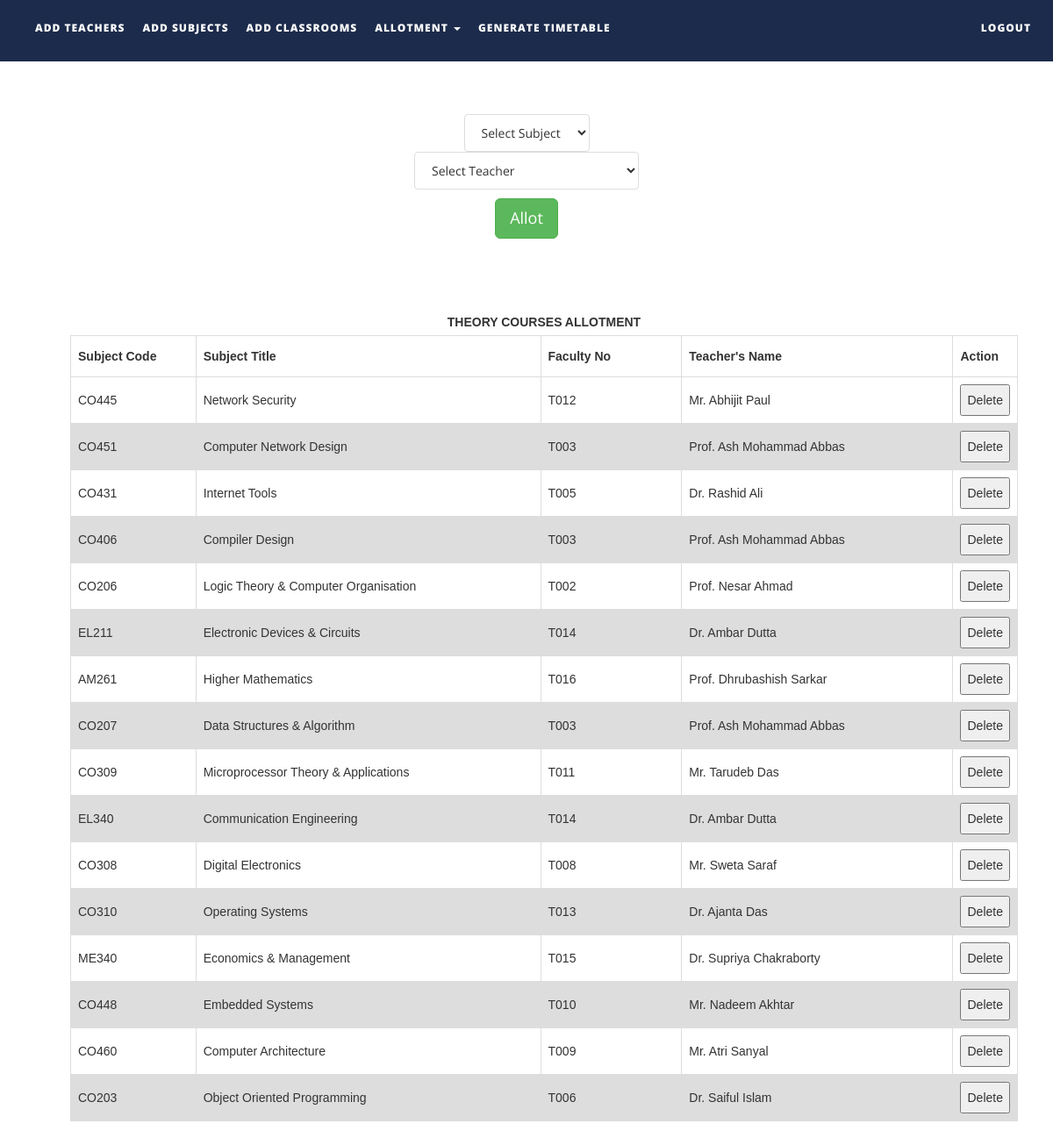
/files/allotsubjects.php, run on the app's committed database.
### tables this page shows
CREATE TABLE `subjects` (
  `subject_code` varchar(10) NOT NULL,
  `subject_name` varchar(50) NOT NULL,
  `course_type` varchar(15) NOT NULL,
  `semester` int(1) NOT NULL,
  `department` varchar(50) NOT NULL,
  `isAlloted` int(1) NOT NULL,
  `allotedto` text NOT NULL,
  `allotedto2` text NOT NULL,
  `allotedto3` text NOT NULL
);

CREATE TABLE `teachers` (
  `faculty_number` varchar(10) NOT NULL,
  `name` text NOT NULL,
  `alias` varchar(10) NOT NULL,
  `designation` varchar(30) NOT NULL,
  `contact_number` varchar(15) NOT NULL,
  `emailid` varchar(50) NOT NULL
);

### files/allotsubjects.php (the view, shortened to what this page needs)
<!DOCTYPE html>
<html xmlns="http://www.w3.org/1999/xhtml">
<head>
    <link href="assets/css/bootstrap.css" rel="stylesheet"/>
    <link href="assets/css/font-awesome.min.css" rel="stylesheet"/>
    <link href="assets/css/flexslider.css" rel="stylesheet"/>
    <link href="assets/css/style.css" rel="stylesheet"/>
</head>
<body>
<div class="navbar navbar-inverse navbar-fixed-top " id="menu">
    <div class="container">
        <div class="navbar-collapse collapse move-me">
            <ul class="nav navbar-nav navbar-left">
                <li><a href="addteachers.php">ADD TEACHERS</a></li>
                <li><a href="addsubjects.php">ADD SUBJECTS</a></li>
                <li><a href="addclassrooms.php">ADD CLASSROOMS</a></li>
                <li class="dropdown"><a class="dropdown-toggle" data-toggle="dropdown" aria-expanded="false">ALLOTMENT
                        <span class="caret"></span></a>
                </li>
                <li><a href="generatetimetable.php">GENERATE TIMETABLE</a></li>
            </ul>
            <ul class="nav navbar-nav navbar-right">
                <li><a href="index.php">LOGOUT</a></li>
            </ul>
        </div>
    </div>
</div>
<br>
<div align="center">
    <form action="allotmentFormvalidation.php" method="post" style="margin-top: 100px">
        <div style="margin-top: 5px">
            <select name="tobealloted" class="list-group-item">
                <?php
                $q = mysqli_query(mysqli_connect("localhost", "root", "", "ttms"),
                    "SELECT * FROM subjects");
                $row_count = mysqli_num_rows($q);
                if ($row_count) {
                    $mystring = '
         <option selected disabled>Select Subject</option>';
                    while ($row = mysqli_fetch_assoc($q)) {
                        if ($row['isAlloted'] == 1 || $row['course_type'] == "LAB")
                            continue;
                        $mystring .= '<option value="' . $row['subject_code'] . '">' . $row['subject_name'] . '</option>';
                    }
                    echo $mystring;
                }
                ?>
            </select>
        </div>
        <div>
            <select name="toalloted" class="list-group-item">
                <?php
                $q = mysqli_query(mysqli_connect("localhost", "root", "", "ttms"),
                    "SELECT * FROM teachers ");
                $row_count = mysqli_num_rows($q);
                if ($row_count) {
                    $mystring = '
         <option selected disabled>Select Teacher</option>';
                    while ($row = mysqli_fetch_assoc($q)) {
                        $mystring .= '<option value="' . $row['faculty_number'] . '">' . $row['name'] . '</option>';
                    }
                    echo $mystring;
                }
                ?>
            </select>
        </div>
        <div style="margin-top: 10px">
            <button type="submit" class="btn btn-success btn-lg">Allot</button>
        </div>
    </form>
</div>
<table id=allotedsubjectstable>
    <caption><strong>THEORY COURSES ALLOTMENT</strong></caption>
    <tr>
        <th width="150">Subject Code</th>
        <th width=420>Subject Title</th>
        <th width="170">Faculty No</th>
        <th width="330">Teacher's Name</th>
        <th width="40">Action</th>
    </tr>
    <tbody>
    <?php
    $q = mysqli_query(mysqli_connect("localhost", "root", "", "ttms"),
        "SELECT * FROM subjects ");
    while ($row = mysqli_fetch_assoc($q)) {
        if ($row['isAlloted'] == 0 || $row['course_type'] == 'LAB')
            continue;
        $teacher_id = $row['allotedto'];
        $t = mysqli_query(mysqli_connect("localhost", "root", "", "ttms"),
            "SELECT name FROM teachers WHERE faculty_number = '$teacher_id'");
        $trow = mysqli_fetch_assoc($t);
        echo "<tr><td>{$row['subject_code']}</td>
                    <td>{$row['subject_name']}</td>
                    <td>{$row['allotedto']}</td>
                    <td>{$trow['name']}</td>
                   <td>
                    <button>Delete</button></td>
                    </tr>\n";
    }
    ?>
    </tbody>
</table>
</body>
</html>

### files/assets/css/style.css (style rules this page uses)
#menu { background-color: rgba(28, 43, 75, 1); color: #fff; font-size: 12px; font-weight: 900; letter-spacing: 1px; min-height: 70px; }
.navbar-inverse { border-color: transparent; }
.navbar-inverse .navbar-nav > li > a, .navbar-inverse .navbar-nav > li > a:hover { color: #FFF; padding: 22px 10px; }

### files/allotsubjects.php (style rules this page uses)
table { margin-top: 80px; margin-bottom: 50px; font-family: arial, sans-serif; border-collapse: collapse; margin-left: 80px; width: 90%; }
td, th { border: 1px solid #dddddd; text-align: left; padding: 8px; }
tr:nth-child(even) { background-color: #dddddd; }

### data on the page
subjects: subject_code "CO445", subject_name "Network Security", allotedto "T012", teachers.name "Mr. Abhijit Paul"
subjects: subject_code "CO451", subject_name "Computer Network Design", allotedto "T003", teachers.name "Prof. Ash Mohammad Abbas"
subjects: subject_code "CO431", subject_name "Internet Tools", allotedto "T005", teachers.name "Dr. Rashid Ali"
subjects: subject_code "CO406", subject_name "Compiler Design", allotedto "T003", teachers.name "Prof. Ash Mohammad Abbas"
subjects: subject_code "CO206", subject_name "Logic Theory & Computer Organisation", allotedto "T002", teachers.name "Prof. Nesar Ahmad"
subjects: subject_code "EL211", subject_name "Electronic Devices & Circuits", allotedto "T014", teachers.name "Dr. Ambar Dutta"
subjects: subject_code "AM261", subject_name "Higher Mathematics", allotedto "T016", teachers.name "Prof. Dhrubashish Sarkar"
subjects: subject_code "CO207", subject_name "Data Structures & Algorithm", allotedto "T003", teachers.name "Prof. Ash Mohammad Abbas"
subjects: subject_code "CO309", subject_name "Microprocessor Theory & Applications", allotedto "T011", teachers.name "Mr. Tarudeb Das"
subjects: subject_code "EL340", subject_name "Communication Engineering", allotedto "T014", teachers.name "Dr. Ambar Dutta"
subjects: subject_code "CO308", subject_name "Digital Electronics", allotedto "T008", teachers.name "Mr. Sweta Saraf"
subjects: subject_code "CO310", subject_name "Operating Systems", allotedto "T013", teachers.name "Dr. Ajanta Das"
subjects: subject_code "ME340", subject_name "Economics & Management", allotedto "T015", teachers.name "Dr. Supriya Chakraborty"
subjects: subject_code "CO448", subject_name "Embedded Systems", allotedto "T010", teachers.name "Mr. Nadeem Akhtar"
subjects: subject_code "CO460", subject_name "Computer Architecture", allotedto "T009", teachers.name "Mr. Atri Sanyal"
subjects: subject_code "CO203", subject_name "Object Oriented Programming", allotedto "T006", teachers.name "Dr. Saiful Islam"
